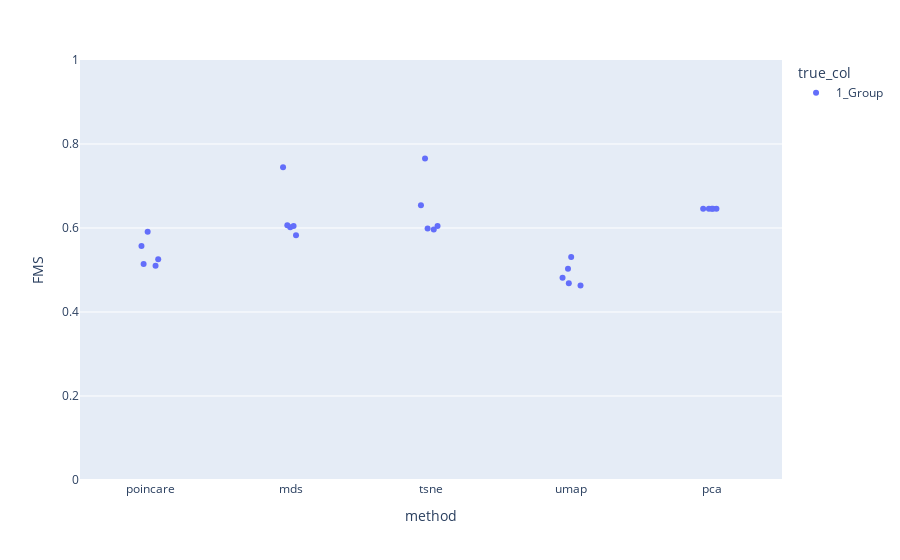

This figure's notebook cell:
### Markdown cell above
### FMS

### Code cell
fig = px.strip(df_results_clust, x='method', y='FMS', color = "true_col")
fig.update_yaxes(range = [0,1])
fig.show()

# Need to add the original poincaré method

### Figure 1 — Plotly figure (JSON) as saved in the notebook; plotly's stock layout.template omitted (floating-point values rounded to 4 significant figures)
{"data": [{"alignmentgroup": "True", "boxpoints": "all", "fillcolor": "rgba(255,255,255,0)", "hoveron": "points", "hovertemplate": "true_col=1_Group<br>method=%{x}<br>FMS=%{y}<extra></extra>", "legendgroup": "1_Group", "line": {"color": "rgba(255,255,255,0)"}, "marker": {"color": "#636efa"}, "name": "1_Group", "offsetgroup": "1_Group", "orientation": "v", "pointpos": 0, "showlegend": true, "type": "box", "x": ["poincare", "mds", "tsne", "umap", "pca", "poincare", "mds", "tsne", "umap", "pca", "poincare", "mds", "tsne", "umap", "pca", "poincare", "mds", "tsne", "umap", "pca", "poincare", "mds", "tsne", "umap", "pca"], "x0": " ", "xaxis": "x", "y": [0.5254, 0.7448, 0.6047, 0.4813, 0.6456, 0.5571, 0.5827, 0.7656, 0.5312, 0.6456, 0.5104, 0.6068, 0.5989, 0.5027, 0.6456, 0.5914, 0.605, 0.6543, 0.4683, 0.6456, 0.5146, 0.6019, 0.5963, 0.463, 0.6456], "y0": " ", "yaxis": "y"}], "layout": {"boxmode": "group", "legend": {"title": {"text": "true_col"}, "tracegroupgap": 0}, "margin": {"t": 60}, "xaxis": {"anchor": "y", "domain": [0, 1], "title": {"text": "method"}}, "yaxis": {"anchor": "x", "domain": [0, 1], "range": [0, 1], "title": {"text": "FMS"}}}}
